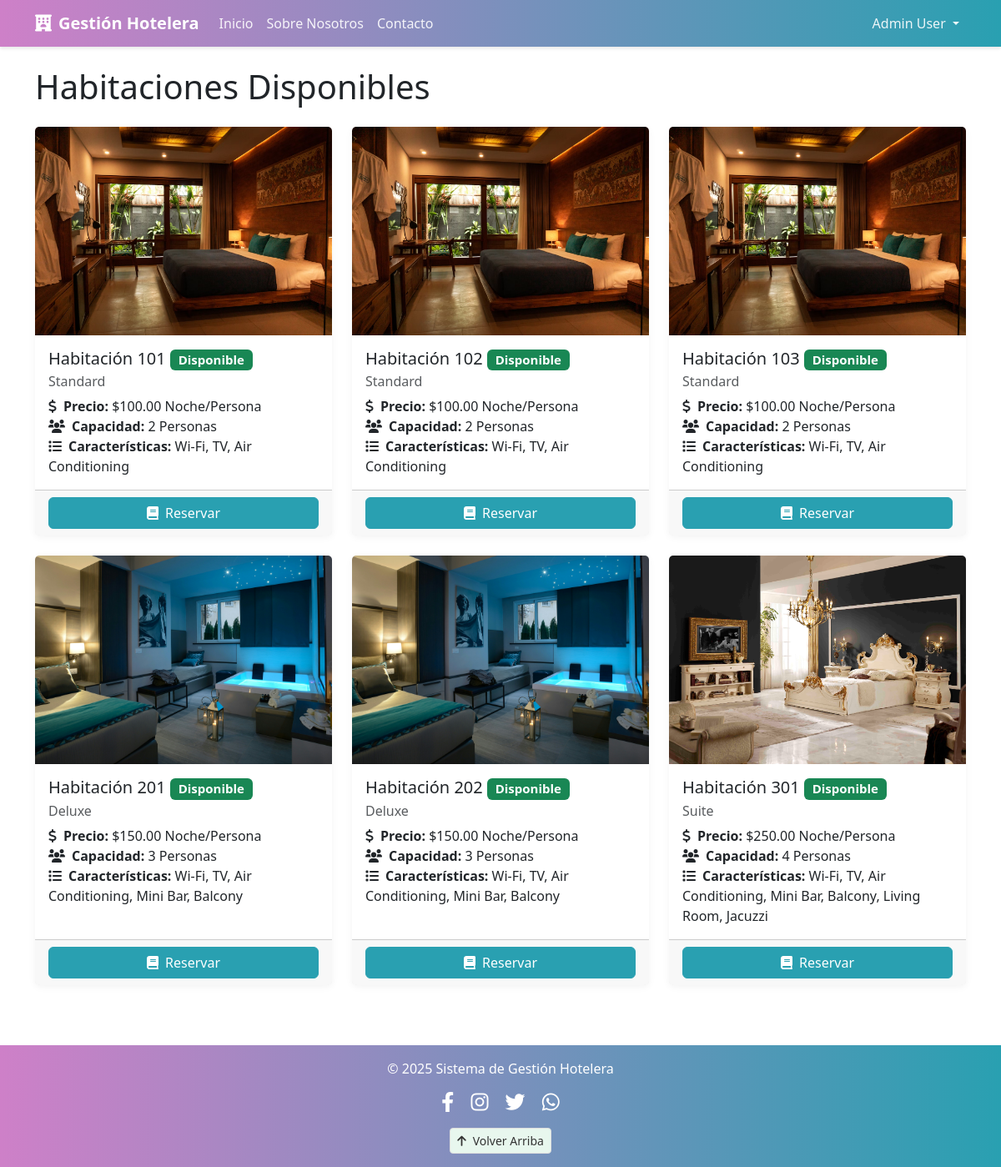
/index.php?controller=user&action=dashboard (signed in), run on an earlier commit of the app's database.
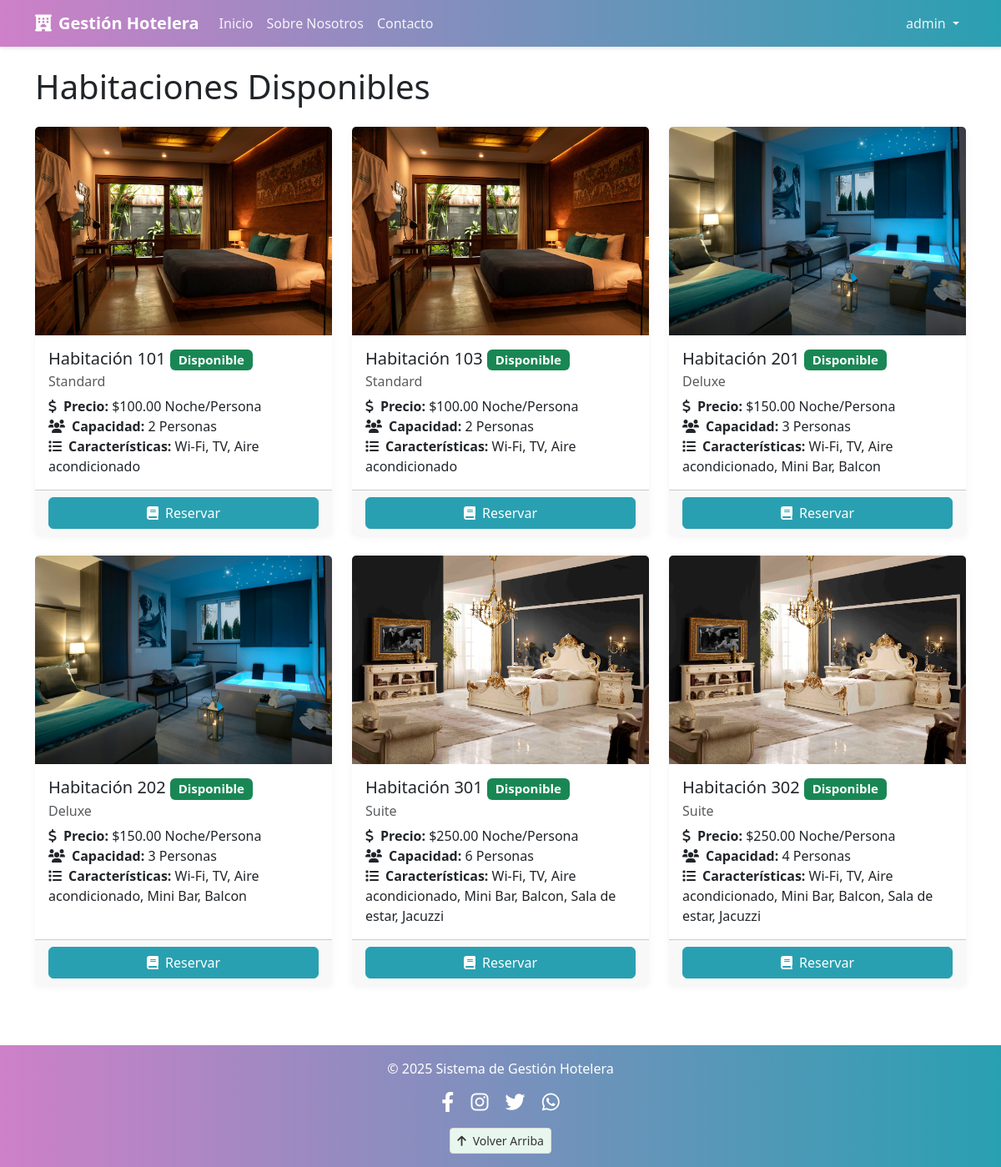
And on a later commit of the database.
### tables this page shows
CREATE TABLE `rooms` (
  `id` int(11) NOT NULL,
  `room_number` varchar(10) NOT NULL,
  `room_type` enum('standard','deluxe','suite') NOT NULL,
  `capacity` int(11) NOT NULL,
  `price_per_night` decimal(10,2) NOT NULL,
  `features` text DEFAULT NULL,
  `status` enum('available','occupied','maintenance') NOT NULL DEFAULT 'available'
);

### autoload.php (called while the page is built, shortened)
<?php
spl_autoload_register(function ($class) {
    $parts = explode('\\', $class);
    $className = end($parts);
    $modelFile = 'models/' . $className . '.php';
    if (file_exists($modelFile)) {
        return;
    }
});
?>

### config/Database.php (called while the page is built, shortened)
<?php
class Database {
    private $host = DB_HOST;
    private $user = DB_USER;
    private $pass = DB_PASS;
    private $dbname = DB_NAME;
    private $conn;
    private $stmt;
    public function __construct() {
        $dsn = 'mysql:host=' . $this->host . ';dbname=' . $this->dbname;
        $options = array(
            PDO::ATTR_PERSISTENT => true,
            PDO::ATTR_ERRMODE => PDO::ERRMODE_EXCEPTION,
            PDO::ATTR_DEFAULT_FETCH_MODE => PDO::FETCH_ASSOC
        );
        try {
            $this->conn = new PDO($dsn, $this->user, $this->pass, $options);
        } catch(PDOException $e) {
            $this->error = $e->getMessage();
            echo 'Connection Error: ' . $this->error;
        }
    }
    public function query($query) {
        $this->stmt = $this->conn->prepare($query);
    }
    public function execute() {
        return $this->stmt->execute();
    }
    public function resultSet() {
        $this->execute();
        return $this->stmt->fetchAll();
    }
}
?>

### controllers/UserController.php (called while the page is built, shortened)
<?php
class UserController {
    private $roomModel;
    public function __construct() {
        $this->roomModel = new Room();
    }
    public function dashboard() {
        $rooms = $this->roomModel->getAvailableRooms();
        require_once 'views/users/dashboard.php';
    }
}
?>

### models/Room.php (called while the page is built, shortened)
<?php
class Room {
    private $db;
    public function __construct() {
        $this->db = new Database();
    }
    public function getAvailableRooms() {
        $this->db->query('SELECT * FROM rooms WHERE status = "available" ORDER BY room_number');
        return $this->db->resultSet();
    }
}
?>

### views/users/dashboard.php (the view)
<?php require_once 'views/includes/header.php'; ?>
<h1 class="mb-4 animate__animated animate__fadeInDown">Habitaciones Disponibles</h1>
<div class="row">
    <?php if(empty($rooms)): ?>
        <div class="col-12">
            <div class="alert alert-info animate__animated animate__fadeIn">
                Actualmente no hay habitaciones disponibles. Vuelva a comprobarlo más tarde.
            </div>
        </div>
    <?php else: ?>
        <?php foreach($rooms as $room) : ?>
            <div class="col-md-4 mb-4 animate__animated animate__fadeIn">
                <div class="card h-100 card-hover">
                    <?php
                    $roomImages = [
                        'standard' => 'assets/img/standard.jpg',
                        'deluxe' => 'assets/img/deluxe.jpg',
                        'suite' => 'assets/img/suite.jpg'
                    ];
                    $imagePath = isset($roomImages[strtolower($room['room_type'])]) ? $roomImages[strtolower($room['room_type'])] : 'assets/img/default.jpg';
                    ?>
                    <img src="<?php echo $imagePath; ?>" class="card-img-top" alt="Imagen de la Habitación">
                    <div class="card-body">
                        <h5 class="card-title">Habitación <?php echo $room['room_number']; ?> <span class="badge bg-success animate__animated animate__pulse">Disponible</span></h5>
                        <h6 class="card-subtitle mb-2 text-muted"><?php echo ucfirst($room['room_type']); ?></h6>
                        <p class="card-text">
                            <strong><i class="fas fa-dollar-sign me-2"></i>Precio:</strong> $<?php echo $room['price_per_night']; ?> Noche/Persona<br>
                            <strong><i class="fas fa-users me-2"></i>Capacidad:</strong> <?php echo $room['capacity']; ?> Personas<br>
                            <strong><i class="fas fa-list me-2"></i>Características:</strong> <?php echo $room['features']; ?>
                        </p>
                    </div>
                    <div class="card-footer">
                        <a href="index.php?controller=user&action=bookRoom&room_id=<?php echo $room['id']; ?>" class="btn btn-primary w-100 btn-scale"><i class="fas fa-book me-2"></i>Reservar</a>
                    </div>
                </div>
            </div>
        <?php endforeach; ?>
    <?php endif; ?>
</div>
<?php require_once 'views/includes/footer.php'; ?>

### index.php (shortened to what this page needs)
<?php
require_once 'config/Database.php';
require_once 'autoload.php';
$controller = isset($_GET['controller']) ? $_GET['controller'] : 'home';
$action = isset($_GET['action']) ? $_GET['action'] : 'index';
$controllerName = ucfirst($controller) . 'Controller';
$controllerFile = 'controllers/' . $controllerName . '.php';
if (file_exists($controllerFile)) {
    $controllerInstance = new $controllerName();
    if (method_exists($controllerInstance, $action)) {
        $controllerInstance->$action();
    } else {
        header('Location: index.php?controller=error&action=notFound');
    }
} else {
    header('Location: index.php?controller=error&action=notFound');
}
?>

### views/includes/header.php (shortened to what this page needs)
<!DOCTYPE html>
<html lang="es">
<head>
    <link rel="stylesheet" href="https://cdn.jsdelivr.net/npm/bootstrap@5.3.0/dist/css/bootstrap.min.css">
    <link rel="stylesheet" href="https://cdnjs.cloudflare.com/ajax/libs/font-awesome/6.0.0-beta3/css/all.min.css">
    <link rel="stylesheet" href="assets/css/style.css">
</head>
<body>
    <nav class="navbar navbar-expand-lg navbar-dark bg-dark">
        <div class="container">
            <a class="navbar-brand animate__animated animate__fadeIn" href="index.php">
                <i class="fas fa-hotel me-2"></i>Gestión Hotelera
            </a>
            <div class="collapse navbar-collapse" id="navbarNav">
                <ul class="navbar-nav me-auto">
                    <li class="nav-item">
                        <a class="nav-link animate__animated animate__fadeInLeft" href="index.php">Inicio</a>
                    </li>
                    <li class="nav-item">
                        <a class="nav-link animate__animated animate__fadeInLeft" href="index.php?controller=home&action=about">Sobre Nosotros</a>
                    </li>
                    <li class="nav-item">
                        <a class="nav-link animate__animated animate__fadeInLeft" href="index.php?controller=home&action=contact">Contacto</a>
                    </li>
                </ul>
                <ul class="navbar-nav">
                    <?php if (isset($_SESSION['user_id'])) : ?>
                        <li class="nav-item dropdown">
                            <a class="nav-link dropdown-toggle animate__animated animate__fadeInRight" href="#" id="navbarDropdown" role="button" data-bs-toggle="dropdown" aria-expanded="false">
                                <?php echo $_SESSION['user_name']; ?>
                            </a>
                        </li>
                    <?php endif; ?>
                </ul>
            </div>
        </div>
    </nav>
    <div class="container mt-4">

### views/includes/footer.php (shortened to what this page needs)
</div>
    <footer class="bg-dark text-white mt-5 py-3 animate__animated animate__fadeIn">
        <div class="container text-center">
            <p>© <?php echo date('Y'); ?> Sistema de Gestión Hotelera</p>
            <div class="social-icons mt-3">
                <a href="#" class="text-white me-3 icon-animate"><i class="fab fa-facebook-f"></i></a>
                <a href="#" class="text-white me-3 icon-animate"><i class="fab fa-instagram"></i></a>
                <a href="#" class="text-white me-3 icon-animate"><i class="fab fa-twitter"></i></a>
                <a href="#" class="text-white icon-animate"><i class="fab fa-whatsapp"></i></a>
            </div>
            <a href="#" class="btn btn-light btn-sm mt-3 btn-scale"><i class="fas fa-arrow-up me-2"></i>Volver Arriba</a>
        </div>
    </footer>
</body>
</html>

### assets/css/style.css (style rules this page uses)
:root { --hotel-primary: #ce80c8; --hotel-secondary: #29a0b1; --hotel-light: #e8f7ee; --hotel-dark: #333333; --hotel-accent: #ff7e67; }
.navbar { background: linear-gradient(to right, var(--hotel-primary), var(--hotel-secondary)) !important; box-shadow: 0 2px 4px rgba(0,0,0,0.1); }
.navbar-brand { color: white !important; font-weight: bold; }
.navbar-dark .navbar-nav .nav-link { color: rgba(255,255,255,0.9) !important; transition: color 0.3s ease, transform 0.3s ease; }
footer { background: linear-gradient(to right, var(--hotel-primary), var(--hotel-secondary)) !important; color: white !important; padding: 1.5rem 0 !important; }
.btn-primary { background-color: var(--hotel-secondary); border-color: var(--hotel-secondary); transition: all 0.3s ease; }
.btn-light { background-color: var(--hotel-light); border-color: #ddd; color: var(--hotel-dark); transition: all 0.3s ease; }
.card { border: none; box-shadow: 0 2px 10px rgba(0,0,0,0.05); transition: transform 0.3s ease, box-shadow 0.3s ease; }
.card-img-top { height: 250px; object-fit: cover; width: 100%; transition: transform 0.3s ease; }
.btn-scale { transition: transform 0.3s ease; }
.icon-animate { transition: transform 0.3s ease; }
.social-icons i { font-size: 1.5rem; }
.badge { animation: pulse 2s infinite; }
.animate__animated.animate__fadeInDown, .animate__animated.animate__fadeInUp, .animate__animated.animate__fadeInLeft, .animate__animated.animate__fadeInRight, .animate__animated.animate__zoomIn { animation-duration: 1s; }

What changed in the data, as far as the page shows it:
no longer on this page (row edited): rooms: room_type (picture), room_number "102", room_type "Standard", price_per_night "100.00", capacity "2", features "Wi-Fi, TV, Air Conditioning"
changed rooms (number 1 of 6 on the later page): features "Wi-Fi, TV, Air Conditioning" → "Wi-Fi, TV, Aire acondicionado"
changed rooms (number 2 of 6 on the later page): features "Wi-Fi, TV, Air Conditioning" → "Wi-Fi, TV, Aire acondicionado"
changed rooms (number 3 of 6 on the later page): features "Wi-Fi, TV, Air Conditioning, Mini Bar, Balcony" → "Wi-Fi, TV, Aire acondicionado, Mini Bar, Balcon"
changed rooms (number 4 of 6 on the later page): features "Wi-Fi, TV, Air Conditioning, Mini Bar, Balcony" → "Wi-Fi, TV, Aire acondicionado, Mini Bar, Balcon"
changed rooms (number 5 of 6 on the later page): capacity "4" → "6"; features "Wi-Fi, TV, Air Conditioning, Mini Bar, Balcony, Living Room, Jacuzzi" → "Wi-Fi, TV, Aire acondicionado, Mini Bar, Balcon, Sala de estar, Jacuzzi"
added rooms: room_type (picture), room_number "302", room_type "Suite", price_per_night "250.00", capacity "4", features "Wi-Fi, TV, Aire acondicionado, Mini Bar, Balcon, Sala de estar, Jacuzzi"
Also different on the page:
$_SESSION['user_name']: "Admin User" → "admin"
